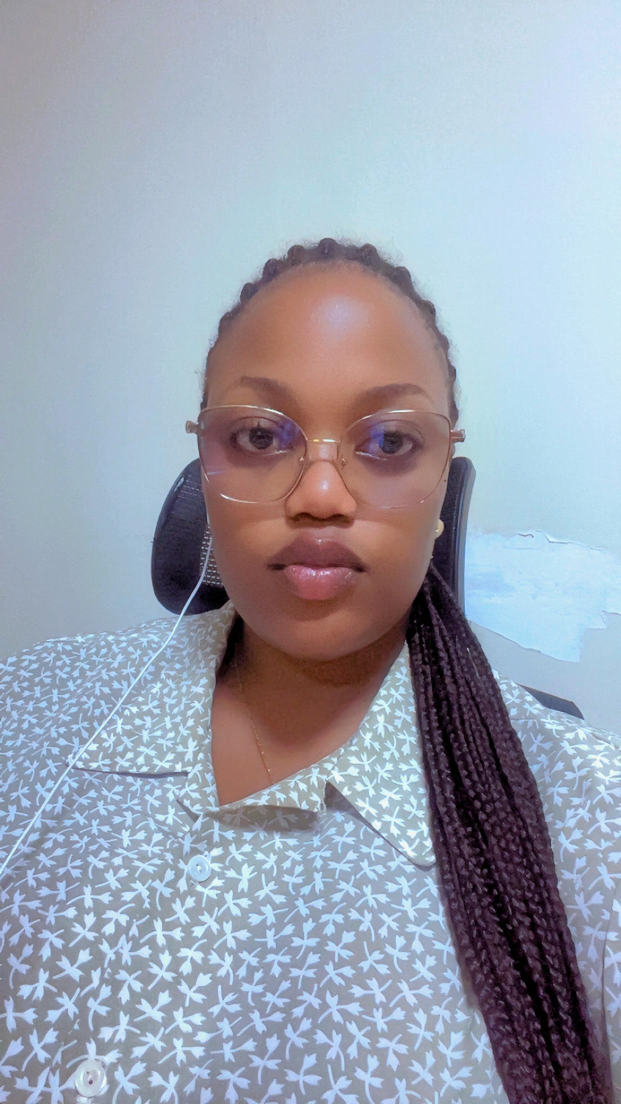
#> input picture face_recognition/images/elyseneutral.jpg, 1242 x 2208 px (shown at 1/2 size); its folder holds only this picture in this run
$ jupyter execute --allow-errors complete_facial_recognition.ipynb   (older library calls are emulated)
#> lines starting #> are read from the running program, lines starting #| are printed output that depends on the picture; after the words box and inside, x2 and y2 are one past the last pixel; in counts of white or black regions, pixels touching at a corner belong together
## Step 1: Import Libraries

[cell 1]
import os
import numpy as np
import pandas as pd
import matplotlib.pyplot as plt
import cv2
import seaborn as sns
from sklearn.model_selection import train_test_split
from sklearn.ensemble import RandomForestClassifier
from sklearn.linear_model import LogisticRegression
from sklearn.metrics import accuracy_score, f1_score, classification_report, confusion_matrix
from sklearn.preprocessing import LabelEncoder, StandardScaler
from skimage.feature import hog
import joblib
import warnings
warnings.filterwarnings('ignore')

np.random.seed(42)
print("All libraries imported successfully")

## Step 2: Load Images

Load all team member images from the images folder.

[cell 2]
# Set up directories
IMAGE_DIR = 'images'
MODEL_DIR = 'models'
FEATURE_DIR = 'features'

os.makedirs(MODEL_DIR, exist_ok=True)
os.makedirs(FEATURE_DIR, exist_ok=True)

# Load all images from the images folder
images_data = []

if os.path.exists(IMAGE_DIR):
    for img_file in os.listdir(IMAGE_DIR):
        if img_file.lower().endswith(('.png', '.jpg', '.jpeg')):
            img_path = os.path.join(IMAGE_DIR, img_file)
            img = cv2.imread(img_path)
#> img is the input picture: shape (2208, 1242, 3); mean B, G, R 175.3, 161.1, 154.5

            if img is not None:
                img_rgb = cv2.cvtColor(img, cv2.COLOR_BGR2RGB)

                # Extract member name from filename (case-insensitive)
                filename_lower = img_file.lower()

                if 'elyse' in filename_lower:
                    member = 'Elyse'
                elif 'jabo' in filename_lower:
                    member = 'Jabo'
                elif 'raissa' in filename_lower:
                    member = 'Raissa'
                elif 'solomon' in filename_lower:
                    member = 'Solomon'
                else:
                    member = 'Unknown'

                images_data.append({
                    'path': img_path,
                    'member': member,
                    'image': img_rgb,
                    'filename': img_file
                })

df_images = pd.DataFrame(images_data)
#> df_images = table of 1 rows and 4 columns
print(f"Loaded {len(df_images)} images")
#| Loaded 1 images
print(f"Members found: {df_images['member'].unique()}")
#| Members found: ['Elyse']
print(f"\nImages per member:")
print(df_images['member'].value_counts())
#| member
#| Elyse    1
#| Name: count, dtype: int64

## Step 3: Display Sample Images

[cell 3]
# Display first image from each member
members = df_images['member'].unique()
n_members = len(members)
#> n_members = 1

fig, axes = plt.subplots(1, n_members, figsize=(15, 5))
if n_members == 1:
    axes = [axes]

for i, member in enumerate(members):
    subset = df_images[df_images['member'] == member]
    if len(subset) > 0:
        img = subset.iloc[0]['image']
        axes[i].imshow(img)
        axes[i].set_title(member)
        axes[i].axis('off')
#> this loop made 1 pass
#> (member, subset) on pass 1: ('Elyse', table of 1 rows and 4 columns)

plt.tight_layout()
plt.show()

## Step 4: Image Augmentation

Apply multiple augmentations to increase dataset size and improve model robustness.

[cell 4]
def augment_image(img):
    augmented = []
    height, width = img.shape[:2]
    center = (width // 2, height // 2)

    # Original
    augmented.append(('original', img))

    # Rotation +15 degrees
    M = cv2.getRotationMatrix2D(center, 15, 1.0)
    rotated_pos = cv2.warpAffine(img, M, (width, height))
    augmented.append(('rotated_15', rotated_pos))

    # Rotation -15 degrees
    M = cv2.getRotationMatrix2D(center, -15, 1.0)
    rotated_neg = cv2.warpAffine(img, M, (width, height))
    augmented.append(('rotated_-15', rotated_neg))

    # Horizontal flip
    flipped = cv2.flip(img, 1)
    augmented.append(('flipped', flipped))

    # Grayscale
    gray = cv2.cvtColor(img, cv2.COLOR_RGB2GRAY)
    gray_rgb = cv2.cvtColor(gray, cv2.COLOR_GRAY2RGB)
    augmented.append(('grayscale', gray_rgb))

    # Brightness increase
    bright = cv2.convertScaleAbs(img, alpha=1.2, beta=30)
    augmented.append(('brightness_up', bright))

    # Brightness decrease
    dark = cv2.convertScaleAbs(img, alpha=0.8, beta=-30)
    augmented.append(('brightness_down', dark))

    # Gaussian blur
    blurred = cv2.GaussianBlur(img, (5, 5), 0)
    augmented.append(('blurred', blurred))

    return augmented

# Apply augmentation to all images
augmented_data = []

for idx, row in df_images.iterrows():
    augmentations = augment_image(row['image'])

    for aug_type, aug_img in augmentations:
        augmented_data.append({
            'member': row['member'],
            'augmentation': aug_type,
            'image': aug_img,
            'original_filename': row['filename']
        })
#> this loop made 1 pass
#> (height in augment_image, width in augment_image, center in augment_image) on pass 1: (2208, 1242, (621, 1104))
#> pass 1, in augment_image, `rotated_pos = cv2.warpAffine(img, M, (width, height))`:
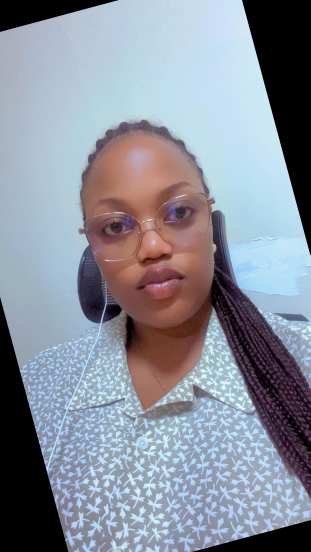
#> rotated_pos: shape (2208, 1242, 3) (shown at 1/4 size); mean R, G, B 136.8, 142.9, 155
#> pass 1, in augment_image, `flipped = cv2.flip(img, 1)`:
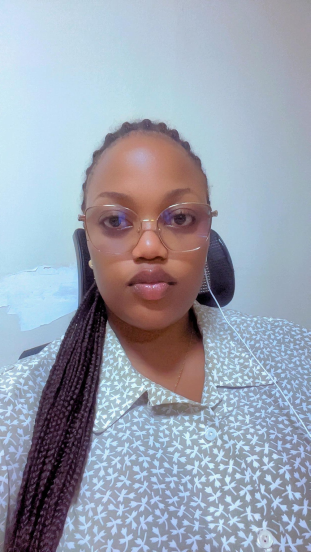
#> flipped: shape (2208, 1242, 3) (shown at 1/4 size); mean R, G, B 154.5, 161.1, 175.3
#> pass 1, in augment_image, `gray = cv2.cvtColor(img, cv2.COLOR_RGB2GRAY)`:
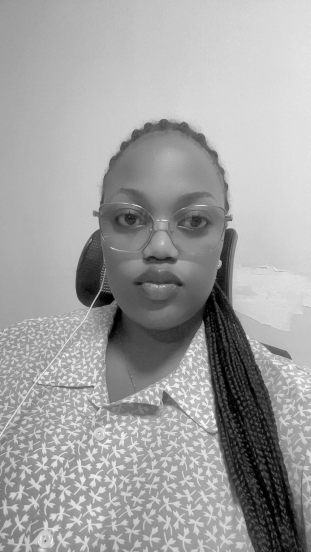
#> gray: shape (2208, 1242) (shown at 1/4 size); min 0, max 255, mean 160.8
#> after the loop, augmented_data = 8 items

df_augmented = pd.DataFrame(augmented_data)
#> df_augmented = table of 8 rows and 4 columns
print(f"Total images after augmentation: {len(df_augmented)}")
#| Total images after augmentation: 8
print(f"Original images: {len(df_images)}")
#| Original images: 1
print(f"Augmentations per image: {len(df_augmented) // len(df_images)}")
#| Augmentations per image: 8

## Step 5: Display Augmentation Examples

[cell 5]
# Show augmentation examples for first member
if len(df_augmented) > 0:
    first_member = df_augmented['member'].iloc[0]
#> first_member = 'Elyse'
    first_file = df_augmented['original_filename'].iloc[0]
#> first_file = 'elyseneutral.jpg'

    subset = df_augmented[(df_augmented['member'] == first_member) &
                          (df_augmented['original_filename'] == first_file)]
#> subset = table of 8 rows and 4 columns

    fig, axes = plt.subplots(2, 4, figsize=(16, 8))
    axes = axes.flatten()

    for i, (idx, row) in enumerate(subset.iterrows()):
        if i < 8:
            axes[i].imshow(row['image'])
            axes[i].set_title(row['augmentation'])
            axes[i].axis('off')
#> this loop made 8 passes

    plt.suptitle(f'Augmentation Examples - {first_member}', fontsize=14)
    plt.tight_layout()
    plt.show()

## Step 6: Feature Extraction

Extract 217 features from each image including color histograms, HOG descriptors, and statistical features.

[cell 6]
def extract_features(img, resize_shape=(128, 128)):
    features = []

    # Resize image
    img_resized = cv2.resize(img, resize_shape)

    # Color histograms for each channel
    for channel in range(3):
        hist = cv2.calcHist([img_resized], [channel], None, [32], [0, 256])
        hist = hist.flatten() / hist.sum()
        features.extend(hist)

    # Statistical features per channel
    for channel in range(3):
        channel_data = img_resized[:, :, channel]
        features.append(np.mean(channel_data))
        features.append(np.std(channel_data))
        features.append(np.median(channel_data))
        features.append(np.min(channel_data))
        features.append(np.max(channel_data))

    # Grayscale conversion
    gray = cv2.cvtColor(img_resized, cv2.COLOR_RGB2GRAY)

    # Edge detection
    edges = cv2.Canny(gray, 100, 200)
    features.append(np.sum(edges > 0) / edges.size)

    # HOG features
    hog_features = hog(gray, orientations=9, pixels_per_cell=(8, 8),
                       cells_per_block=(2, 2), visualize=False)
    features.extend(hog_features[:100])

    # Texture variance
    laplacian = cv2.Laplacian(gray, cv2.CV_64F)
    features.append(np.var(laplacian))

    # Additional grayscale statistics
    features.append(np.mean(gray))
    features.append(np.std(gray))
    features.append(np.median(gray))
    features.append(np.var(gray))

    return np.array(features)

# Extract features from all augmented images
print("Extracting features...")
feature_list = []

for idx, row in df_augmented.iterrows():
    features = extract_features(row['image'])

    feature_dict = {
        'member': row['member'],
        'augmentation': row['augmentation']
    }

    for i, feat_val in enumerate(features):
        feature_dict[f'feature_{i}'] = feat_val

    feature_list.append(feature_dict)
#> this loop made 8 passes
#> pass 1, in extract_features, `laplacian = cv2.Laplacian(gray, cv2.CV_64F)`:
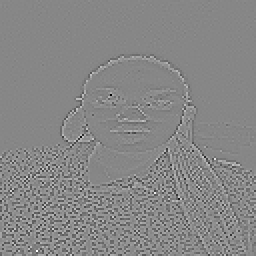
#> laplacian: shape (128, 128) float64 (shown 2 times larger); min -521, max 464, mean 0; drawn with min black and max white
#> after the loop, feature_list = 8 items

df_features = pd.DataFrame(feature_list)
#> df_features = table of 8 rows and 219 columns
print(f"Feature extraction complete")
print(f"Dataset shape: {df_features.shape}")
#| Dataset shape: (8, 219)
print(f"Features per image: {len([col for col in df_features.columns if 'feature_' in col])}")
#| Features per image: 217

## Step 7: Save Features to CSV

[cell 7]
# Save features
feature_csv_path = os.path.join(FEATURE_DIR, 'image_features.csv')
df_features.to_csv(feature_csv_path, index=False)
print(f"Features saved to: {feature_csv_path}")

# Display sample
print("\nFirst few rows:")
df_features.head()
#> Out = table of 5 rows and 219 columns

## Step 8: Prepare Data for Training

[cell 8]
# Separate features and labels
feature_columns = [col for col in df_features.columns if 'feature_' in col]
#> feature_columns = 217 items, first 6: 'feature_0', 'feature_1', 'feature_2', 'feature_3', 'feature_4', 'feature_5'
X = df_features[feature_columns].values
y = df_features['member'].values

# Encode labels
label_encoder = LabelEncoder()
y_encoded = label_encoder.fit_transform(y)
#> y_encoded = [0, 0, 0, 0, 0, 0, 0, 0]

# Split into train and test sets
X_train, X_test, y_train, y_test = train_test_split(
    X, y_encoded, test_size=0.2, random_state=42, stratify=y_encoded
)
#> y_train = [0, 0, 0, 0, 0, 0]; y_test = [0, 0]

# Scale features
scaler = StandardScaler()
X_train_scaled = scaler.fit_transform(X_train)
X_test_scaled = scaler.transform(X_test)

print(f"Training set: {len(X_train)} samples")
#| Training set: 6 samples
print(f"Test set: {len(X_test)} samples")
#| Test set: 2 samples
print(f"Number of features: {X.shape[1]}")
#| Number of features: 217
print(f"Number of members: {len(label_encoder.classes_)}")
print(f"Members: {label_encoder.classes_}")

## Step 9: Train Random Forest Model

[cell 9]
# Train Random Forest
print("Training Random Forest Classifier...")
rf_model = RandomForestClassifier(n_estimators=100, max_depth=10, random_state=42, n_jobs=-1)
rf_model.fit(X_train_scaled, y_train)

# Make predictions
y_pred_train_rf = rf_model.predict(X_train_scaled)
#> y_pred_train_rf = [0, 0, 0, 0, 0, 0]
y_pred_test_rf = rf_model.predict(X_test_scaled)
#> y_pred_test_rf = [0, 0]

# Calculate metrics
train_acc_rf = accuracy_score(y_train, y_pred_train_rf)
#> train_acc_rf = 1
test_acc_rf = accuracy_score(y_test, y_pred_test_rf)
#> test_acc_rf = 1
train_f1_rf = f1_score(y_train, y_pred_train_rf, average='weighted')
#> train_f1_rf = 1
test_f1_rf = f1_score(y_test, y_pred_test_rf, average='weighted')
#> test_f1_rf = 1

print(f"\nRandom Forest Results:")
print(f"Training Accuracy: {train_acc_rf:.4f}")
#| Training Accuracy: 1.0000
print(f"Test Accuracy: {test_acc_rf:.4f}")
#| Test Accuracy: 1.0000
print(f"Training F1-Score: {train_f1_rf:.4f}")
#| Training F1-Score: 1.0000
print(f"Test F1-Score: {test_f1_rf:.4f}")
#| Test F1-Score: 1.0000

print("\nClassification Report:")
print(classification_report(y_test, y_pred_test_rf, target_names=label_encoder.classes_))
#|               precision    recall  f1-score   support
#|        Elyse       1.00      1.00      1.00         2
#|     accuracy                           1.00         2
#|    macro avg       1.00      1.00      1.00         2
#| weighted avg       1.00      1.00      1.00         2

## Step 10: Train Logistic Regression Model

[cell 10]
# Train Logistic Regression
print("Training Logistic Regression...")
lr_model = LogisticRegression(max_iter=1000, random_state=42, multi_class='multinomial')
#> (the rest of this cell did not finish here and is left out)

## Step 11: Visualize Confusion Matrices

[cell 11]
# Create confusion matrices
fig, axes = plt.subplots(1, 2, figsize=(14, 5))

# Random Forest
cm_rf = confusion_matrix(y_test, y_pred_test_rf)
#> cm_rf = [2]
sns.heatmap(cm_rf, annot=True, fmt='d', cmap='Blues',
            xticklabels=label_encoder.classes_,
            yticklabels=label_encoder.classes_,
            ax=axes[0])
axes[0].set_title('Random Forest')
axes[0].set_ylabel('True Label')
axes[0].set_xlabel('Predicted Label')

# Logistic Regression
#> (the rest of this cell did not finish here and is left out)

## Step 12: Compare Model Performance

#> (a cell that did not finish here is left out)

## Step 13: Save Models

[cell 13]
# Save all models and preprocessing objects
rf_path = os.path.join(MODEL_DIR, 'face_recognition_rf.pkl')
lr_path = os.path.join(MODEL_DIR, 'face_recognition_lr.pkl')
scaler_path = os.path.join(MODEL_DIR, 'scaler.pkl')
encoder_path = os.path.join(MODEL_DIR, 'label_encoder.pkl')

joblib.dump(rf_model, rf_path)
joblib.dump(lr_model, lr_path)
joblib.dump(scaler, scaler_path)
joblib.dump(label_encoder, encoder_path)

print("Models saved:")
print(f"  Random Forest: {rf_path}")
print(f"  Logistic Regression: {lr_path}")
print(f"  Scaler: {scaler_path}")
print(f"  Label Encoder: {encoder_path}")

## Step 14: Test Authentication

Test the model with sample images from the test set.

[cell 14]
def test_authentication(image, model, scaler, label_encoder, threshold=0.5):

    # Extract features
    features = extract_features(image)
    features_scaled = scaler.transform(features.reshape(1, -1))

    # Predict
    prediction = model.predict(features_scaled)[0]
    probabilities = model.predict_proba(features_scaled)[0]
    confidence = probabilities.max()

    if confidence >= threshold:
        member_name = label_encoder.inverse_transform([prediction])[0]
        return True, member_name, confidence
    else:
        return False, None, confidence

# Test with a few random images from test set
test_indices = np.random.choice(len(X_test), min(3, len(X_test)), replace=False)
#> test_indices = [1, 0]

for i, idx in enumerate(test_indices):
    test_img = df_augmented.iloc[idx]['image']
    true_member = df_augmented.iloc[idx]['member']

    authenticated, predicted_member, confidence = test_authentication(
        test_img, rf_model, scaler, label_encoder
    )

    print(f"\nTest {i+1}:")
    print(f"  True member: {true_member}")
    if authenticated:
        print(f"  Predicted: {predicted_member}")
        print(f"  Confidence: {confidence:.2%}")
        print(f"  Status: Authenticated")
    else:
        print(f"  Status: Not authenticated (low confidence: {confidence:.2%})")
#> this loop made 2 passes
#> (idx, true_member, prediction in test_authentication, probabilities in test_authentication, confidence, member_name in test_authentication, authenticated, predicted_member) on passes 1 to 2: (1, 'Elyse', 0, [1], 1, 'Elyse', True, 'Elyse'), (0, 'Elyse', 0, [1], 1, 'Elyse', True, 'Elyse')
#> (printed output is left out)
#> pass 1, in extract_features (call 9), `gray = cv2.cvtColor(img_resized, cv2.COLOR_RGB2GRAY)`:
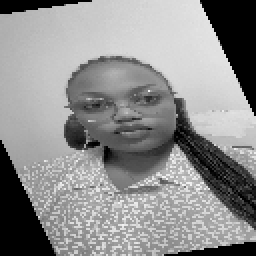
#> gray: shape (128, 128) (shown 2 times larger); min 0, max 245, mean 142.5
#> pass 1, in extract_features (call 9), `laplacian = cv2.Laplacian(gray, cv2.CV_64F)`:
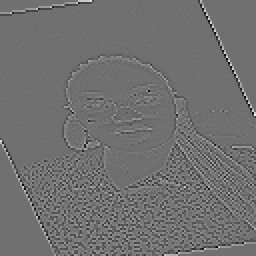
#> laplacian: shape (128, 128) float64 (shown 2 times larger); min -510, max 649, mean 0.2; drawn with min black and max white

## Step 15: Visual Authentication Test

[cell 15]
# Visual test with images
test_indices = np.random.choice(len(df_augmented), min(4, len(df_augmented)), replace=False)
#> test_indices = [7, 1, 5, 0]

fig, axes = plt.subplots(2, 2, figsize=(12, 10))
axes = axes.flatten()

for i, idx in enumerate(test_indices):
    test_img = df_augmented.iloc[idx]['image']
    true_member = df_augmented.iloc[idx]['member']

    authenticated, predicted_member, confidence = test_authentication(
        test_img, rf_model, scaler, label_encoder
    )

    axes[i].imshow(test_img)

    if authenticated:
        title = f"Authenticated\n{predicted_member}\nConfidence: {confidence:.1%}"
        color = 'green' if predicted_member == true_member else 'orange'
    else:
        title = f"Not Authenticated\nConfidence: {confidence:.1%}"
        color = 'red'

    axes[i].set_title(title, color=color, fontweight='bold')
    axes[i].axis('off')
#> this loop made 4 passes
#> idx on passes 1 to 4: 7, 1, 5, 0
#> pass 1, `test_img = df_augmented.iloc[idx]['image']`:
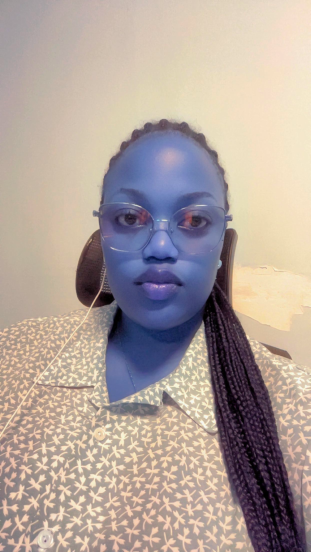
#> test_img: shape (2208, 1242, 3) (shown at 1/4 size); mean of channels 0, 1, 2 154.5, 161.1, 175.3; drawn as B, G, R
#> pass 1, in extract_features (call 11), `img_resized = cv2.resize(img, resize_shape)`:
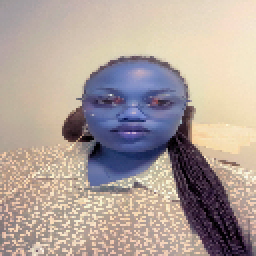
#> img_resized: shape (128, 128, 3) (shown 2 times larger); mean of channels 0, 1, 2 154.4, 161.1, 175.2; drawn as B, G, R
#> pass 1, in extract_features (call 11), `edges = cv2.Canny(gray, 100, 200)`:
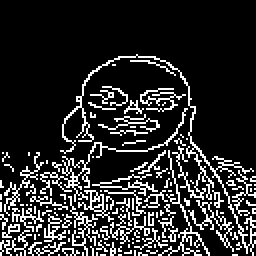
#> edges: shape (128, 128) (shown 2 times larger); 16.5% white in thin lines or dots, all inside (x1, y1, x2, y2) = (0, 27, 128, 128)

plt.tight_layout()
plt.show()
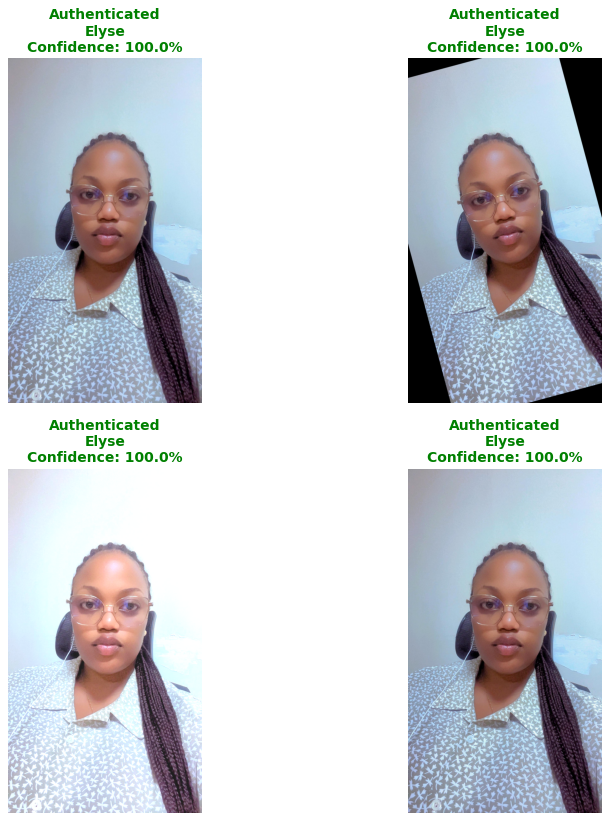
#> figure drawn by matplotlib, 4 panels
